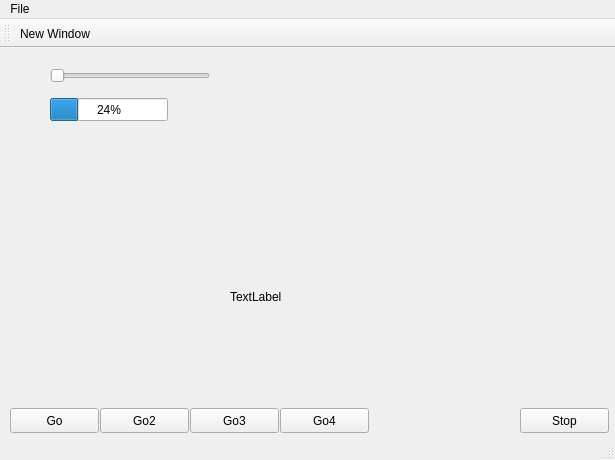
<?xml version="1.0" encoding="UTF-8"?>
<ui version="4.0">
 <class>MainWindow</class>
 <widget class="QMainWindow" name="MainWindow">
  <property name="geometry">
   <rect>
    <x>0</x>
    <y>0</y>
    <width>615</width>
    <height>460</height>
   </rect>
  </property>
  <property name="windowTitle">
   <string>MainWindow</string>
  </property>
  <widget class="QWidget" name="centralWidget">
   <widget class="QPushButton" name="pushButton">
    <property name="geometry">
     <rect>
      <x>10</x>
      <y>360</y>
      <width>89</width>
      <height>25</height>
     </rect>
    </property>
    <property name="text">
     <string>Go</string>
    </property>
   </widget>
   <widget class="QPushButton" name="pushButton_2">
    <property name="geometry">
     <rect>
      <x>520</x>
      <y>360</y>
      <width>89</width>
      <height>25</height>
     </rect>
    </property>
    <property name="text">
     <string>Stop</string>
    </property>
   </widget>
   <widget class="QPushButton" name="pushButton_3">
    <property name="geometry">
     <rect>
      <x>100</x>
      <y>360</y>
      <width>89</width>
      <height>25</height>
     </rect>
    </property>
    <property name="text">
     <string>Go2</string>
    </property>
   </widget>
   <widget class="QPushButton" name="pushButton_4">
    <property name="geometry">
     <rect>
      <x>280</x>
      <y>360</y>
      <width>89</width>
      <height>25</height>
     </rect>
    </property>
    <property name="text">
     <string>Go4</string>
    </property>
   </widget>
   <widget class="QPushButton" name="pushButton_5">
    <property name="geometry">
     <rect>
      <x>190</x>
      <y>360</y>
      <width>89</width>
      <height>25</height>
     </rect>
    </property>
    <property name="text">
     <string>Go3</string>
    </property>
   </widget>
   <widget class="QLabel" name="label">
    <property name="geometry">
     <rect>
      <x>230</x>
      <y>210</y>
      <width>200</width>
      <height>78</height>
     </rect>
    </property>
    <property name="text">
     <string>TextLabel</string>
    </property>
   </widget>
   <widget class="QSlider" name="horizontalSlider">
    <property name="geometry">
     <rect>
      <x>50</x>
      <y>20</y>
      <width>160</width>
      <height>16</height>
     </rect>
    </property>
    <property name="orientation">
     <enum>Qt::Horizontal</enum>
    </property>
   </widget>
   <widget class="QProgressBar" name="progressBar">
    <property name="geometry">
     <rect>
      <x>50</x>
      <y>50</y>
      <width>118</width>
      <height>23</height>
     </rect>
    </property>
    <property name="value">
     <number>24</number>
    </property>
   </widget>
  </widget>
  <widget class="QMenuBar" name="menuBar">
   <property name="geometry">
    <rect>
     <x>0</x>
     <y>0</y>
     <width>615</width>
     <height>22</height>
    </rect>
   </property>
   <widget class="QMenu" name="menuFile">
    <property name="title">
     <string>File</string>
    </property>
    <addaction name="actionNew_Window"/>
   </widget>
   <addaction name="menuFile"/>
  </widget>
  <widget class="QToolBar" name="mainToolBar">
   <attribute name="toolBarArea">
    <enum>TopToolBarArea</enum>
   </attribute>
   <attribute name="toolBarBreak">
    <bool>false</bool>
   </attribute>
   <addaction name="actionNew_Window"/>
  </widget>
  <widget class="QStatusBar" name="statusBar"/>
  <action name="actionNew_Window">
   <property name="text">
    <string>New Window</string>
   </property>
  </action>
 </widget>
 <layoutdefault spacing="6" margin="11"/>
 <resources/>
 <connections>
  <connection>
   <sender>horizontalSlider</sender>
   <signal>valueChanged(int)</signal>
   <receiver>progressBar</receiver>
   <slot>setValue(int)</slot>
   <hints>
    <hint type="sourcelabel">
     <x>106</x>
     <y>71</y>
    </hint>
    <hint type="destinationlabel">
     <x>103</x>
     <y>98</y>
    </hint>
   </hints>
  </connection>
 </connections>
</ui>
